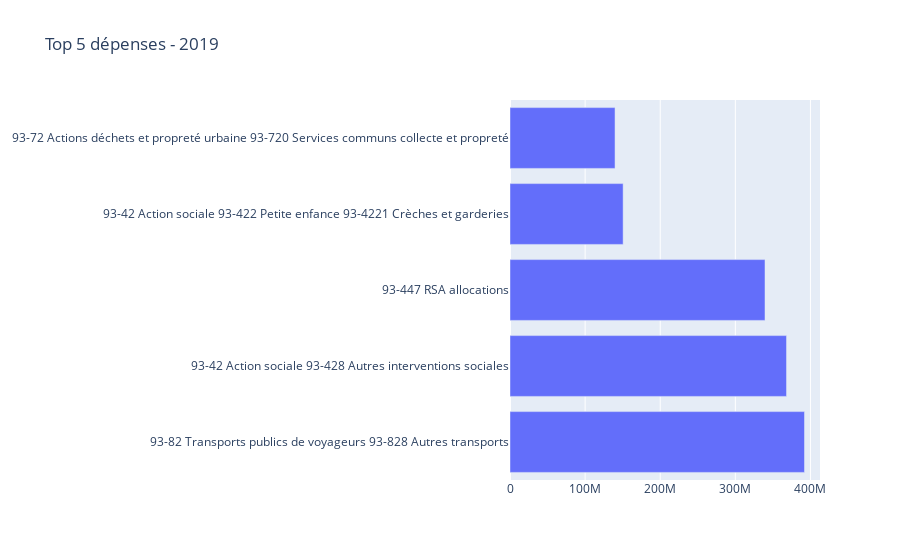

The notebook cell this image was saved under:
### Code cell
n = 5
year = 2019
top_depense_year_fonct = deprec.top_n(section=section_name, type_operation="Dépense", annee=year, n=n)
title = f"Top {n} dépenses - {year}"
bar_chart(top_depense_year_fonct, x="Valeur",y="Nom_Colonne",split=None, orient="h", title=title, hover="Libellé").show()

### Figure 1 — Plotly figure (JSON) as saved in the notebook; plotly's stock layout.template omitted (floating-point values rounded to 4 significant figures)
{"data": [{"hovertext": ["Autres contributions obligatoires", "Subv. fonct. CCAS", "RSA - Vers. allocations forfaitaires", "Rémunération principale titulaires", "Rémunération principale titulaires"], "orientation": "h", "type": "bar", "x": [392083199, 368153520, 339500000.0, 150600000.0, 139800000.0], "y": ["93-82 Transports publics de voyageurs 93-828 Autres transports", "93-42 Action sociale 93-428 Autres interventions sociales", "93-447 RSA allocations", "93-42 Action sociale 93-422 Petite enfance 93-4221 Crèches et garderies", "93-72 Actions déchets et propreté urbaine 93-720 Services communs collecte et propreté"]}], "layout": {"barmode": "group", "title": {"text": "Top 5 dépenses - 2019"}}}
